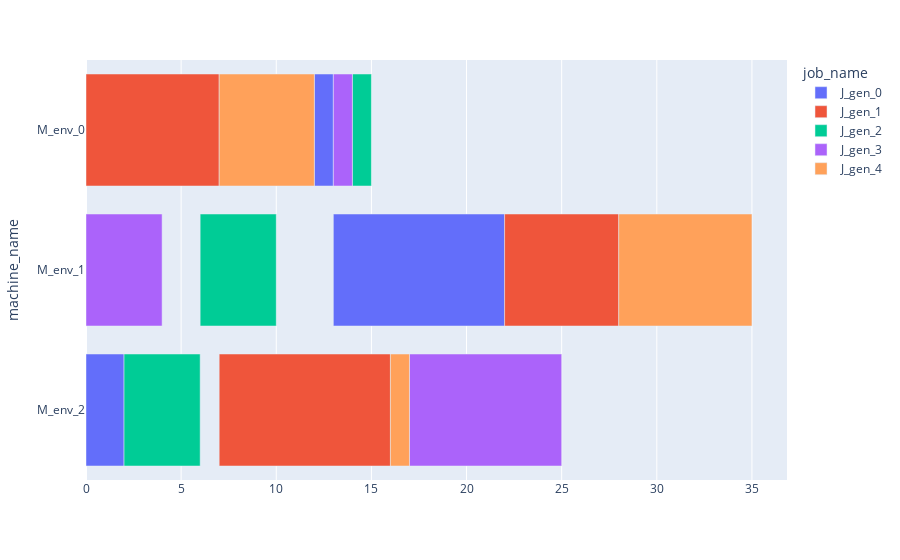

Notebook code for this chart:
### Code cell
fig = dispatcher.draw_gantt_chart(sort_by_machine_name=True)

### Figure 1 — Plotly figure (JSON) as saved in the notebook; plotly's stock layout.template omitted (floating-point values rounded to 4 significant figures)
{"data": [{"alignmentgroup": "True", "base": [12, 13, 0], "hovertemplate": "job_name=J_gen_0<br>start_time=%{base}<br>end_time=%{x}<br>machine_name=%{y}<extra></extra>", "legendgroup": "J_gen_0", "marker": {"color": "#636efa", "pattern": {"shape": ""}}, "name": "J_gen_0", "offsetgroup": "J_gen_0", "orientation": "h", "showlegend": true, "textposition": "auto", "type": "bar", "x": [1, 9, 2], "xaxis": "x", "y": ["M_env_0", "M_env_1", "M_env_2"], "yaxis": "y"}, {"alignmentgroup": "True", "base": [0, 22, 7], "hovertemplate": "job_name=J_gen_1<br>start_time=%{base}<br>end_time=%{x}<br>machine_name=%{y}<extra></extra>", "legendgroup": "J_gen_1", "marker": {"color": "#EF553B", "pattern": {"shape": ""}}, "name": "J_gen_1", "offsetgroup": "J_gen_1", "orientation": "h", "showlegend": true, "textposition": "auto", "type": "bar", "x": [7, 6, 9], "xaxis": "x", "y": ["M_env_0", "M_env_1", "M_env_2"], "yaxis": "y"}, {"alignmentgroup": "True", "base": [14, 6, 2], "hovertemplate": "job_name=J_gen_2<br>start_time=%{base}<br>end_time=%{x}<br>machine_name=%{y}<extra></extra>", "legendgroup": "J_gen_2", "marker": {"color": "#00cc96", "pattern": {"shape": ""}}, "name": "J_gen_2", "offsetgroup": "J_gen_2", "orientation": "h", "showlegend": true, "textposition": "auto", "type": "bar", "x": [1, 4, 4], "xaxis": "x", "y": ["M_env_0", "M_env_1", "M_env_2"], "yaxis": "y"}, {"alignmentgroup": "True", "base": [13, 0, 17], "hovertemplate": "job_name=J_gen_3<br>start_time=%{base}<br>end_time=%{x}<br>machine_name=%{y}<extra></extra>", "legendgroup": "J_gen_3", "marker": {"color": "#ab63fa", "pattern": {"shape": ""}}, "name": "J_gen_3", "offsetgroup": "J_gen_3", "orientation": "h", "showlegend": true, "textposition": "auto", "type": "bar", "x": [1, 4, 8], "xaxis": "x", "y": ["M_env_0", "M_env_1", "M_env_2"], "yaxis": "y"}, {"alignmentgroup": "True", "base": [7, 28, 16], "hovertemplate": "job_name=J_gen_4<br>start_time=%{base}<br>end_time=%{x}<br>machine_name=%{y}<extra></extra>", "legendgroup": "J_gen_4", "marker": {"color": "#FFA15A", "pattern": {"shape": ""}}, "name": "J_gen_4", "offsetgroup": "J_gen_4", "orientation": "h", "showlegend": true, "textposition": "auto", "type": "bar", "x": [5, 7, 1], "xaxis": "x", "y": ["M_env_0", "M_env_1", "M_env_2"], "yaxis": "y"}], "layout": {"barmode": "overlay", "legend": {"title": {"text": "job_name"}, "tracegroupgap": 0}, "margin": {"t": 60}, "xaxis": {"anchor": "y", "domain": [0, 1], "type": "linear"}, "yaxis": {"anchor": "x", "autorange": "reversed", "domain": [0, 1], "title": {"text": "machine_name"}}}}
